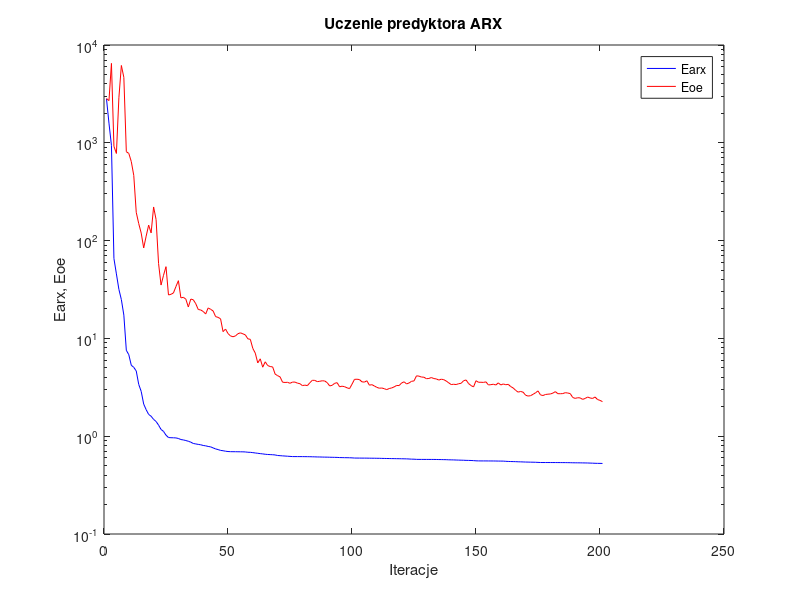
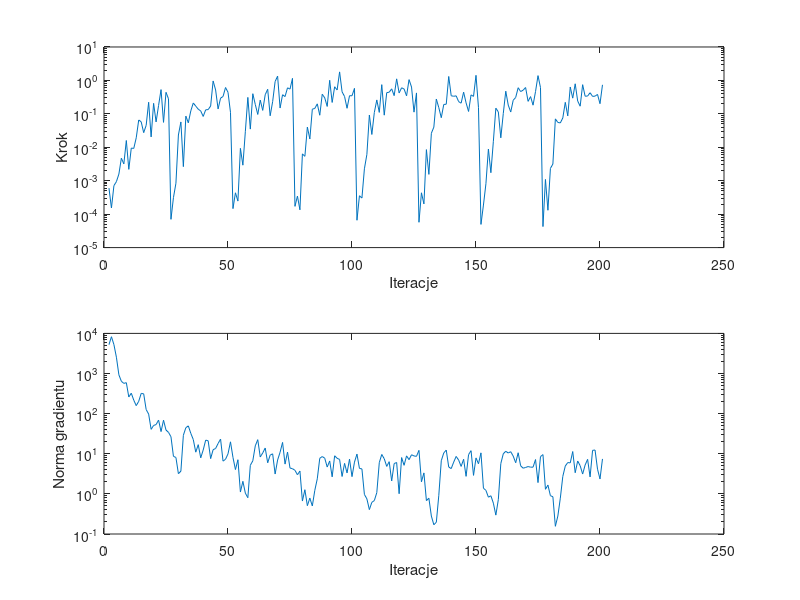

These charts were generated, in order, by the following MATLAB code:
%uczenie predyktora arx
clear all;
n=0; farx(n+1)=2.815189e+003; foe(n+1)=2.837043e+003; wspucz(n+1)=0.000000e+000; ng(n+1)=0.000000e+000;
%odnowa zmiennej metryki
n=1; farx(n+1)=1.589024e+003; foe(n+1)=2.700239e+003; krok(n+1)=6.007544e-004; ng(n+1)=5.231945e+003;
n=2; farx(n+1)=9.416743e+002; foe(n+1)=6.487685e+003; krok(n+1)=1.529326e-004; ng(n+1)=8.260652e+003;
n=3; farx(n+1)=6.562698e+001; foe(n+1)=9.211015e+002; krok(n+1)=7.138862e-004; ng(n+1)=5.250595e+003;
n=4; farx(n+1)=4.565647e+001; foe(n+1)=7.780393e+002; krok(n+1)=9.382450e-004; ng(n+1)=2.548948e+003;
n=5; farx(n+1)=3.175424e+001; foe(n+1)=2.886656e+003; krok(n+1)=1.579878e-003; ng(n+1)=9.277054e+002;
n=6; farx(n+1)=2.492672e+001; foe(n+1)=6.177055e+003; krok(n+1)=4.712379e-003; ng(n+1)=6.399189e+002;
n=7; farx(n+1)=1.730456e+001; foe(n+1)=4.667441e+003; krok(n+1)=3.188662e-003; ng(n+1)=5.674453e+002;
n=8; farx(n+1)=7.562230e+000; foe(n+1)=8.108602e+002; krok(n+1)=1.596002e-002; ng(n+1)=5.915839e+002;
n=9; farx(n+1)=6.809331e+000; foe(n+1)=7.791851e+002; krok(n+1)=2.187783e-003; ng(n+1)=2.597440e+002;
n=10; farx(n+1)=5.314319e+000; foe(n+1)=6.432556e+002; krok(n+1)=9.476825e-003; ng(n+1)=3.233322e+002;
n=11; farx(n+1)=5.059992e+000; foe(n+1)=4.643376e+002; krok(n+1)=9.249673e-003; ng(n+1)=2.164700e+002;
n=12; farx(n+1)=4.645058e+000; foe(n+1)=1.944830e+002; krok(n+1)=1.926189e-002; ng(n+1)=1.582749e+002;
n=13; farx(n+1)=3.386007e+000; foe(n+1)=1.493172e+002; krok(n+1)=6.563449e-002; ng(n+1)=2.031677e+002;
n=14; farx(n+1)=2.870835e+000; foe(n+1)=1.193452e+002; krok(n+1)=5.753341e-002; ng(n+1)=3.196846e+002;
n=15; farx(n+1)=2.131611e+000; foe(n+1)=8.415329e+001; krok(n+1)=2.741623e-002; ng(n+1)=3.118065e+002;
n=16; farx(n+1)=1.867385e+000; foe(n+1)=1.111245e+002; krok(n+1)=4.517978e-002; ng(n+1)=1.264326e+002;
n=17; farx(n+1)=1.670527e+000; foe(n+1)=1.439860e+002; krok(n+1)=2.223238e-001; ng(n+1)=9.747468e+001;
n=18; farx(n+1)=1.599804e+000; foe(n+1)=1.198476e+002; krok(n+1)=2.043074e-002; ng(n+1)=4.059298e+001;
n=19; farx(n+1)=1.485621e+000; foe(n+1)=2.207896e+002; krok(n+1)=2.063035e-001; ng(n+1)=5.078372e+001;
n=20; farx(n+1)=1.414020e+000; foe(n+1)=1.641146e+002; krok(n+1)=5.737813e-002; ng(n+1)=5.333892e+001;
n=21; farx(n+1)=1.297451e+000; foe(n+1)=5.831383e+001; krok(n+1)=1.775417e-001; ng(n+1)=6.908398e+001;
n=22; farx(n+1)=1.172548e+000; foe(n+1)=3.511944e+001; krok(n+1)=5.312625e-001; ng(n+1)=3.567933e+001;
n=23; farx(n+1)=1.119450e+000; foe(n+1)=4.420966e+001; krok(n+1)=5.560984e-002; ng(n+1)=6.860098e+001;
n=24; farx(n+1)=1.024583e+000; foe(n+1)=5.413301e+001; krok(n+1)=4.406062e-001; ng(n+1)=3.901335e+001;
n=25; farx(n+1)=9.691858e-001; foe(n+1)=2.781380e+001; krok(n+1)=2.828655e-001; ng(n+1)=3.419566e+001;
%odnowa zmiennej metryki
n=26; farx(n+1)=9.648417e-001; foe(n+1)=2.823461e+001; krok(n+1)=7.005353e-005; ng(n+1)=2.658222e+001;
n=27; farx(n+1)=9.635996e-001; foe(n+1)=2.915809e+001; krok(n+1)=3.125285e-004; ng(n+1)=8.621845e+000;
n=28; farx(n+1)=9.603338e-001; foe(n+1)=3.387433e+001; krok(n+1)=8.410247e-004; ng(n+1)=8.083156e+000;
n=29; farx(n+1)=9.479126e-001; foe(n+1)=3.891609e+001; krok(n+1)=2.331822e-002; ng(n+1)=3.184658e+000;
n=30; farx(n+1)=9.241742e-001; foe(n+1)=2.597717e+001; krok(n+1)=5.730115e-002; ng(n+1)=3.684048e+000;
n=31; farx(n+1)=9.163394e-001; foe(n+1)=2.631121e+001; krok(n+1)=2.641497e-003; ng(n+1)=2.890058e+001;
n=32; farx(n+1)=9.026714e-001; foe(n+1)=2.518574e+001; krok(n+1)=8.569436e-002; ng(n+1)=4.458374e+001;
n=33; farx(n+1)=8.882660e-001; foe(n+1)=2.095244e+001; krok(n+1)=5.387784e-002; ng(n+1)=4.953034e+001;
n=34; farx(n+1)=8.686071e-001; foe(n+1)=2.524363e+001; krok(n+1)=1.230771e-001; ng(n+1)=3.223739e+001;
n=35; farx(n+1)=8.427669e-001; foe(n+1)=2.483308e+001; krok(n+1)=2.114442e-001; ng(n+1)=2.260506e+001;
n=36; farx(n+1)=8.336410e-001; foe(n+1)=2.262940e+001; krok(n+1)=1.702433e-001; ng(n+1)=1.095666e+001;
n=37; farx(n+1)=8.246148e-001; foe(n+1)=1.975538e+001; krok(n+1)=1.380129e-001; ng(n+1)=1.685491e+001;
n=38; farx(n+1)=8.171643e-001; foe(n+1)=1.953233e+001; krok(n+1)=1.218112e-001; ng(n+1)=7.910488e+000;
n=39; farx(n+1)=8.040524e-001; foe(n+1)=1.885896e+001; krok(n+1)=8.373214e-002; ng(n+1)=1.241593e+001;
n=40; farx(n+1)=7.970894e-001; foe(n+1)=1.776267e+001; krok(n+1)=1.320338e-001; ng(n+1)=2.186192e+001;
n=41; farx(n+1)=7.857006e-001; foe(n+1)=2.049699e+001; krok(n+1)=1.340009e-001; ng(n+1)=2.105755e+001;
n=42; farx(n+1)=7.780313e-001; foe(n+1)=1.983281e+001; krok(n+1)=1.717868e-001; ng(n+1)=7.566866e+000;
n=43; farx(n+1)=7.594421e-001; foe(n+1)=1.908289e+001; krok(n+1)=9.632832e-001; ng(n+1)=1.263489e+001;
n=44; farx(n+1)=7.411669e-001; foe(n+1)=1.670627e+001; krok(n+1)=5.191100e-001; ng(n+1)=1.353474e+001;
n=45; farx(n+1)=7.300715e-001; foe(n+1)=1.641513e+001; krok(n+1)=1.400181e-001; ng(n+1)=1.800956e+001;
n=46; farx(n+1)=7.157379e-001; foe(n+1)=1.585633e+001; krok(n+1)=2.951161e-001; ng(n+1)=2.319799e+001;
n=47; farx(n+1)=7.105944e-001; foe(n+1)=1.173086e+001; krok(n+1)=3.304177e-001; ng(n+1)=6.553691e+000;
n=48; farx(n+1)=7.023427e-001; foe(n+1)=1.245949e+001; krok(n+1)=6.128735e-001; ng(n+1)=7.285289e+000;
n=49; farx(n+1)=6.972359e-001; foe(n+1)=1.121077e+001; krok(n+1)=4.419445e-001; ng(n+1)=9.947422e+000;
n=50; farx(n+1)=6.948507e-001; foe(n+1)=1.060399e+001; krok(n+1)=1.111619e-001; ng(n+1)=1.983632e+001;
%odnowa zmiennej metryki
n=51; farx(n+1)=6.943732e-001; foe(n+1)=1.039435e+001; krok(n+1)=1.464903e-004; ng(n+1)=8.127455e+000;
n=52; farx(n+1)=6.940828e-001; foe(n+1)=1.059900e+001; krok(n+1)=4.356528e-004; ng(n+1)=4.034230e+000;
n=53; farx(n+1)=6.933483e-001; foe(n+1)=1.116530e+001; krok(n+1)=2.460936e-004; ng(n+1)=7.100620e+000;
n=54; farx(n+1)=6.928019e-001; foe(n+1)=1.139904e+001; krok(n+1)=9.307204e-003; ng(n+1)=1.112253e+000;
n=55; farx(n+1)=6.922308e-001; foe(n+1)=1.114444e+001; krok(n+1)=2.918223e-003; ng(n+1)=2.057541e+000;
n=56; farx(n+1)=6.903958e-001; foe(n+1)=1.085729e+001; krok(n+1)=3.010907e-002; ng(n+1)=1.041248e+000;
n=57; farx(n+1)=6.852082e-001; foe(n+1)=9.903894e+000; krok(n+1)=3.103642e-001; ng(n+1)=8.024762e-001;
n=58; farx(n+1)=6.839668e-001; foe(n+1)=9.780571e+000; krok(n+1)=3.500452e-002; ng(n+1)=5.160825e+000;
n=59; farx(n+1)=6.793724e-001; foe(n+1)=7.902958e+000; krok(n+1)=4.004429e-001; ng(n+1)=6.665858e+000;
n=60; farx(n+1)=6.738685e-001; foe(n+1)=7.068980e+000; krok(n+1)=1.914145e-001; ng(n+1)=1.575201e+001;
n=61; farx(n+1)=6.687014e-001; foe(n+1)=5.614886e+000; krok(n+1)=9.595947e-002; ng(n+1)=2.246007e+001;
n=62; farx(n+1)=6.636199e-001; foe(n+1)=6.182638e+000; krok(n+1)=2.583432e-001; ng(n+1)=8.315610e+000;
n=63; farx(n+1)=6.592790e-001; foe(n+1)=5.077680e+000; krok(n+1)=1.269085e-001; ng(n+1)=1.048130e+001;
n=64; farx(n+1)=6.537886e-001; foe(n+1)=5.764124e+000; krok(n+1)=3.730916e-001; ng(n+1)=1.390795e+001;
n=65; farx(n+1)=6.503923e-001; foe(n+1)=5.279613e+000; krok(n+1)=5.436452e-001; ng(n+1)=5.958340e+000;
n=66; farx(n+1)=6.484925e-001; foe(n+1)=5.156667e+000; krok(n+1)=8.764941e-002; ng(n+1)=9.240387e+000;
n=67; farx(n+1)=6.464572e-001; foe(n+1)=5.111372e+000; krok(n+1)=2.317569e-001; ng(n+1)=9.964531e+000;
n=68; farx(n+1)=6.432665e-001; foe(n+1)=4.316458e+000; krok(n+1)=9.282331e-001; ng(n+1)=3.128640e+000;
n=69; farx(n+1)=6.350415e-001; foe(n+1)=4.161002e+000; krok(n+1)=1.342163e+000; ng(n+1)=6.976270e+000;
n=70; farx(n+1)=6.324323e-001; foe(n+1)=4.038873e+000; krok(n+1)=1.495129e-001; ng(n+1)=1.090633e+001;
n=71; farx(n+1)=6.293493e-001; foe(n+1)=3.565988e+000; krok(n+1)=3.730776e-001; ng(n+1)=1.917928e+001;
n=72; farx(n+1)=6.269027e-001; foe(n+1)=3.544126e+000; krok(n+1)=3.288994e-001; ng(n+1)=5.524384e+000;
n=73; farx(n+1)=6.242235e-001; foe(n+1)=3.558520e+000; krok(n+1)=6.007020e-001; ng(n+1)=1.103198e+001;
n=74; farx(n+1)=6.217633e-001; foe(n+1)=3.475209e+000; krok(n+1)=5.491644e-001; ng(n+1)=4.404982e+000;
n=75; farx(n+1)=6.190902e-001; foe(n+1)=3.575380e+000; krok(n+1)=1.153327e+000; ng(n+1)=4.244003e+000;
%odnowa zmiennej metryki
n=76; farx(n+1)=6.189422e-001; foe(n+1)=3.576364e+000; krok(n+1)=1.711903e-004; ng(n+1)=3.867158e+000;
n=77; farx(n+1)=6.188109e-001; foe(n+1)=3.487690e+000; krok(n+1)=3.467612e-004; ng(n+1)=2.998815e+000;
n=78; farx(n+1)=6.186681e-001; foe(n+1)=3.443404e+000; krok(n+1)=1.347782e-004; ng(n+1)=3.709648e+000;
n=79; farx(n+1)=6.185000e-001; foe(n+1)=3.291613e+000; krok(n+1)=6.353015e-003; ng(n+1)=6.632183e-001;
n=80; farx(n+1)=6.180743e-001; foe(n+1)=3.329231e+000; krok(n+1)=5.368339e-003; ng(n+1)=1.270694e+000;
n=81; farx(n+1)=6.175935e-001; foe(n+1)=3.290025e+000; krok(n+1)=4.017797e-002; ng(n+1)=5.079486e-001;
n=82; farx(n+1)=6.170857e-001; foe(n+1)=3.518070e+000; krok(n+1)=1.771116e-002; ng(n+1)=7.863173e-001;
n=83; farx(n+1)=6.160077e-001; foe(n+1)=3.729604e+000; krok(n+1)=1.380129e-001; ng(n+1)=4.999541e-001;
n=84; farx(n+1)=6.150306e-001; foe(n+1)=3.722877e+000; krok(n+1)=1.452529e-001; ng(n+1)=1.225245e+000;
n=85; farx(n+1)=6.135958e-001; foe(n+1)=3.614082e+000; krok(n+1)=1.992696e-001; ng(n+1)=2.376001e+000;
n=86; farx(n+1)=6.131672e-001; foe(n+1)=3.643752e+000; krok(n+1)=9.089589e-002; ng(n+1)=7.721844e+000;
n=87; farx(n+1)=6.119562e-001; foe(n+1)=3.688149e+000; krok(n+1)=3.862514e-001; ng(n+1)=8.518289e+000;
n=88; farx(n+1)=6.110676e-001; foe(n+1)=3.671493e+000; krok(n+1)=3.015923e-001; ng(n+1)=7.756484e+000;
n=89; farx(n+1)=6.106698e-001; foe(n+1)=3.526426e+000; krok(n+1)=1.666671e-001; ng(n+1)=4.669059e+000;
n=90; farx(n+1)=6.094376e-001; foe(n+1)=3.267309e+000; krok(n+1)=1.009068e+000; ng(n+1)=6.613058e+000;
n=91; farx(n+1)=6.086398e-001; foe(n+1)=3.313524e+000; krok(n+1)=2.193298e-001; ng(n+1)=2.660133e+000;
n=92; farx(n+1)=6.077509e-001; foe(n+1)=3.472193e+000; krok(n+1)=6.455021e-001; ng(n+1)=8.901973e+000;
n=93; farx(n+1)=6.069948e-001; foe(n+1)=3.526408e+000; krok(n+1)=5.174513e-001; ng(n+1)=7.692938e+000;
n=94; farx(n+1)=6.046878e-001; foe(n+1)=3.201850e+000; krok(n+1)=1.799493e+000; ng(n+1)=7.226133e+000;
n=95; farx(n+1)=6.041112e-001; foe(n+1)=3.247322e+000; krok(n+1)=4.555491e-001; ng(n+1)=2.716801e+000;
n=96; farx(n+1)=6.031737e-001; foe(n+1)=3.208703e+000; krok(n+1)=3.307424e-001; ng(n+1)=5.759034e+000;
n=97; farx(n+1)=6.027146e-001; foe(n+1)=3.124962e+000; krok(n+1)=1.468011e-001; ng(n+1)=3.328817e+000;
n=98; farx(n+1)=6.020833e-001; foe(n+1)=3.065447e+000; krok(n+1)=3.485301e-001; ng(n+1)=7.343460e+000;
n=99; farx(n+1)=6.005789e-001; foe(n+1)=3.398964e+000; krok(n+1)=3.477470e-001; ng(n+1)=2.691905e+000;
n=100; farx(n+1)=5.979836e-001; foe(n+1)=3.812214e+000; krok(n+1)=5.788951e-001; ng(n+1)=6.198288e+000;
%odnowa zmiennej metryki
n=101; farx(n+1)=5.976728e-001; foe(n+1)=3.824829e+000; krok(n+1)=6.578902e-005; ng(n+1)=9.815233e+000;
n=102; farx(n+1)=5.973759e-001; foe(n+1)=3.794971e+000; krok(n+1)=3.559311e-004; ng(n+1)=4.316086e+000;
n=103; farx(n+1)=5.970296e-001; foe(n+1)=3.598605e+000; krok(n+1)=3.033479e-004; ng(n+1)=4.188865e+000;
n=104; farx(n+1)=5.969283e-001; foe(n+1)=3.572905e+000; krok(n+1)=2.273260e-003; ng(n+1)=9.695694e-001;
n=105; farx(n+1)=5.967275e-001; foe(n+1)=3.688419e+000; krok(n+1)=6.130766e-003; ng(n+1)=7.518404e-001;
n=106; farx(n+1)=5.959211e-001; foe(n+1)=3.324906e+000; krok(n+1)=9.233170e-002; ng(n+1)=4.054245e-001;
n=107; farx(n+1)=5.956373e-001; foe(n+1)=3.365839e+000; krok(n+1)=2.417030e-002; ng(n+1)=6.165354e-001;
n=108; farx(n+1)=5.953546e-001; foe(n+1)=3.265115e+000; krok(n+1)=1.096649e-001; ng(n+1)=6.808392e-001;
n=109; farx(n+1)=5.945857e-001; foe(n+1)=3.160318e+000; krok(n+1)=2.609695e-001; ng(n+1)=1.075978e+000;
n=110; farx(n+1)=5.942949e-001; foe(n+1)=3.095351e+000; krok(n+1)=1.105941e-001; ng(n+1)=6.008741e+000;
n=111; farx(n+1)=5.931698e-001; foe(n+1)=3.111565e+000; krok(n+1)=7.470650e-001; ng(n+1)=9.604152e+000;
n=112; farx(n+1)=5.924322e-001; foe(n+1)=3.060987e+000; krok(n+1)=9.137743e-002; ng(n+1)=7.519830e+000;
n=113; farx(n+1)=5.916573e-001; foe(n+1)=2.995572e+000; krok(n+1)=4.306047e-001; ng(n+1)=4.839502e+000;
n=114; farx(n+1)=5.910729e-001; foe(n+1)=3.071480e+000; krok(n+1)=4.446475e-001; ng(n+1)=6.345930e+000;
n=115; farx(n+1)=5.902415e-001; foe(n+1)=3.116280e+000; krok(n+1)=5.600723e-001; ng(n+1)=2.099374e+000;
n=116; farx(n+1)=5.898729e-001; foe(n+1)=3.193664e+000; krok(n+1)=3.505976e-001; ng(n+1)=5.695904e+000;
n=117; farx(n+1)=5.891558e-001; foe(n+1)=3.301459e+000; krok(n+1)=1.114269e+000; ng(n+1)=6.054454e+000;
n=118; farx(n+1)=5.886736e-001; foe(n+1)=3.293964e+000; krok(n+1)=4.213257e-001; ng(n+1)=1.009110e+000;
n=119; farx(n+1)=5.879279e-001; foe(n+1)=3.499451e+000; krok(n+1)=6.022096e-001; ng(n+1)=8.043272e+000;
n=120; farx(n+1)=5.873223e-001; foe(n+1)=3.599924e+000; krok(n+1)=5.535078e-001; ng(n+1)=5.151491e+000;
n=121; farx(n+1)=5.865251e-001; foe(n+1)=3.426376e+000; krok(n+1)=3.456460e-001; ng(n+1)=8.862206e+000;
n=122; farx(n+1)=5.848665e-001; foe(n+1)=3.500942e+000; krok(n+1)=1.056270e+000; ng(n+1)=7.128958e+000;
n=123; farx(n+1)=5.826438e-001; foe(n+1)=3.640833e+000; krok(n+1)=6.345398e-001; ng(n+1)=9.444213e+000;
n=124; farx(n+1)=5.821609e-001; foe(n+1)=3.676518e+000; krok(n+1)=1.125137e-001; ng(n+1)=8.822731e+000;
n=125; farx(n+1)=5.795990e-001; foe(n+1)=4.142700e+000; krok(n+1)=4.228884e-001; ng(n+1)=8.623215e+000;
%odnowa zmiennej metryki
n=126; farx(n+1)=5.792198e-001; foe(n+1)=4.114062e+000; krok(n+1)=5.720244e-005; ng(n+1)=1.215851e+001;
n=127; farx(n+1)=5.791103e-001; foe(n+1)=4.026566e+000; krok(n+1)=4.356528e-004; ng(n+1)=1.999381e+000;
n=128; farx(n+1)=5.790244e-001; foe(n+1)=4.010387e+000; krok(n+1)=2.025153e-004; ng(n+1)=3.334152e+000;
n=129; farx(n+1)=5.788162e-001; foe(n+1)=3.872351e+000; krok(n+1)=8.521808e-003; ng(n+1)=6.793659e-001;
n=130; farx(n+1)=5.787756e-001; foe(n+1)=3.893702e+000; krok(n+1)=1.548092e-003; ng(n+1)=7.788291e-001;
n=131; farx(n+1)=5.786737e-001; foe(n+1)=3.980016e+000; krok(n+1)=2.633285e-002; ng(n+1)=2.799092e-001;
n=132; farx(n+1)=5.786055e-001; foe(n+1)=3.884279e+000; krok(n+1)=4.002904e-002; ng(n+1)=1.699989e-001;
n=133; farx(n+1)=5.780624e-001; foe(n+1)=3.851793e+000; krok(n+1)=2.774171e-001; ng(n+1)=1.960847e-001;
n=134; farx(n+1)=5.772424e-001; foe(n+1)=3.748875e+000; krok(n+1)=1.533108e-001; ng(n+1)=9.210157e-001;
n=135; farx(n+1)=5.768608e-001; foe(n+1)=3.827735e+000; krok(n+1)=7.672268e-002; ng(n+1)=6.704190e+000;
n=136; farx(n+1)=5.760546e-001; foe(n+1)=3.784076e+000; krok(n+1)=1.909714e-001; ng(n+1)=1.047735e+001;
n=137; farx(n+1)=5.753925e-001; foe(n+1)=3.665795e+000; krok(n+1)=1.942977e-001; ng(n+1)=1.236158e+001;
n=138; farx(n+1)=5.737134e-001; foe(n+1)=3.511868e+000; krok(n+1)=1.312841e+000; ng(n+1)=4.672560e+000;
n=139; farx(n+1)=5.729920e-001; foe(n+1)=3.374144e+000; krok(n+1)=3.477470e-001; ng(n+1)=4.268084e+000;
n=140; farx(n+1)=5.722882e-001; foe(n+1)=3.398095e+000; krok(n+1)=3.355407e-001; ng(n+1)=6.180543e+000;
n=141; farx(n+1)=5.707630e-001; foe(n+1)=3.372917e+000; krok(n+1)=3.457398e-001; ng(n+1)=8.580851e+000;
n=142; farx(n+1)=5.697313e-001; foe(n+1)=3.441568e+000; krok(n+1)=2.320583e-001; ng(n+1)=6.965243e+000;
n=143; farx(n+1)=5.686617e-001; foe(n+1)=3.475397e+000; krok(n+1)=2.085952e-001; ng(n+1)=4.838398e+000;
n=144; farx(n+1)=5.677473e-001; foe(n+1)=3.692003e+000; krok(n+1)=4.461084e-001; ng(n+1)=7.279612e+000;
n=145; farx(n+1)=5.661594e-001; foe(n+1)=3.757555e+000; krok(n+1)=2.134155e-001; ng(n+1)=2.736131e+000;
n=146; farx(n+1)=5.655703e-001; foe(n+1)=3.454697e+000; krok(n+1)=1.178633e-001; ng(n+1)=9.511397e+000;
n=147; farx(n+1)=5.645978e-001; foe(n+1)=3.295828e+000; krok(n+1)=3.691454e-001; ng(n+1)=1.194369e+001;
n=148; farx(n+1)=5.628141e-001; foe(n+1)=3.190389e+000; krok(n+1)=3.333343e-001; ng(n+1)=2.892675e+000;
n=149; farx(n+1)=5.600388e-001; foe(n+1)=3.693721e+000; krok(n+1)=1.420334e+000; ng(n+1)=7.879456e+000;
n=150; farx(n+1)=5.591523e-001; foe(n+1)=3.559089e+000; krok(n+1)=1.538927e-001; ng(n+1)=5.630803e+000;
%odnowa zmiennej metryki
n=151; farx(n+1)=5.588469e-001; foe(n+1)=3.562496e+000; krok(n+1)=4.940788e-005; ng(n+1)=1.053444e+001;
n=152; farx(n+1)=5.588280e-001; foe(n+1)=3.548286e+000; krok(n+1)=1.874926e-004; ng(n+1)=1.382110e+000;
n=153; farx(n+1)=5.587612e-001; foe(n+1)=3.595809e+000; krok(n+1)=8.145474e-004; ng(n+1)=1.223642e+000;
n=154; farx(n+1)=5.584016e-001; foe(n+1)=3.342975e+000; krok(n+1)=8.865514e-003; ng(n+1)=8.267904e-001;
n=155; farx(n+1)=5.583230e-001; foe(n+1)=3.365886e+000; krok(n+1)=1.736904e-003; ng(n+1)=8.977279e-001;
n=156; farx(n+1)=5.580684e-001; foe(n+1)=3.398854e+000; krok(n+1)=1.511435e-002; ng(n+1)=5.874089e-001;
n=157; farx(n+1)=5.575914e-001; foe(n+1)=3.338356e+000; krok(n+1)=1.480267e-001; ng(n+1)=2.955673e-001;
n=158; farx(n+1)=5.568514e-001; foe(n+1)=3.509405e+000; krok(n+1)=1.143175e-001; ng(n+1)=7.187731e-001;
n=159; farx(n+1)=5.565454e-001; foe(n+1)=3.343766e+000; krok(n+1)=1.920518e-002; ng(n+1)=5.681975e+000;
n=160; farx(n+1)=5.563105e-001; foe(n+1)=3.419718e+000; krok(n+1)=1.023855e-001; ng(n+1)=9.979863e+000;
n=161; farx(n+1)=5.536419e-001; foe(n+1)=3.361475e+000; krok(n+1)=4.763389e-001; ng(n+1)=1.152965e+001;
n=162; farx(n+1)=5.520512e-001; foe(n+1)=3.388852e+000; krok(n+1)=1.827549e-001; ng(n+1)=1.043891e+001;
n=163; farx(n+1)=5.508952e-001; foe(n+1)=3.216675e+000; krok(n+1)=1.134226e-001; ng(n+1)=1.125587e+001;
n=164; farx(n+1)=5.501231e-001; foe(n+1)=3.112856e+000; krok(n+1)=2.554195e-001; ng(n+1)=8.743723e+000;
n=165; farx(n+1)=5.492323e-001; foe(n+1)=2.942299e+000; krok(n+1)=3.091610e-001; ng(n+1)=5.972145e+000;
n=166; farx(n+1)=5.475500e-001; foe(n+1)=2.821203e+000; krok(n+1)=6.053697e-001; ng(n+1)=1.059412e+001;
n=167; farx(n+1)=5.467996e-001; foe(n+1)=2.868884e+000; krok(n+1)=4.641165e-001; ng(n+1)=5.015250e+000;
n=168; farx(n+1)=5.455478e-001; foe(n+1)=2.818273e+000; krok(n+1)=5.101414e-001; ng(n+1)=4.362537e+000;
n=169; farx(n+1)=5.441997e-001; foe(n+1)=2.625696e+000; krok(n+1)=6.128735e-001; ng(n+1)=4.556210e+000;
n=170; farx(n+1)=5.435682e-001; foe(n+1)=2.572170e+000; krok(n+1)=2.363480e-001; ng(n+1)=4.797541e+000;
n=171; farx(n+1)=5.425791e-001; foe(n+1)=2.596515e+000; krok(n+1)=3.282103e-001; ng(n+1)=4.633282e+000;
n=172; farx(n+1)=5.422212e-001; foe(n+1)=2.680816e+000; krok(n+1)=1.818254e-001; ng(n+1)=4.631374e+000;
n=173; farx(n+1)=5.412564e-001; foe(n+1)=2.778873e+000; krok(n+1)=4.641165e-001; ng(n+1)=7.180987e+000;
n=174; farx(n+1)=5.398213e-001; foe(n+1)=2.903828e+000; krok(n+1)=1.390988e+000; ng(n+1)=1.910647e+000;
n=175; farx(n+1)=5.383678e-001; foe(n+1)=2.644731e+000; krok(n+1)=6.121507e-001; ng(n+1)=8.490713e+000;
%odnowa zmiennej metryki
n=176; farx(n+1)=5.381762e-001; foe(n+1)=2.605647e+000; krok(n+1)=4.254517e-005; ng(n+1)=9.537341e+000;
n=177; farx(n+1)=5.380898e-001; foe(n+1)=2.669747e+000; krok(n+1)=1.093065e-003; ng(n+1)=1.301247e+000;
n=178; farx(n+1)=5.380749e-001; foe(n+1)=2.689944e+000; krok(n+1)=1.309203e-004; ng(n+1)=1.658834e+000;
n=179; farx(n+1)=5.379943e-001; foe(n+1)=2.702855e+000; krok(n+1)=2.336140e-003; ng(n+1)=9.022491e-001;
n=180; farx(n+1)=5.378806e-001; foe(n+1)=2.759068e+000; krok(n+1)=3.157424e-003; ng(n+1)=8.495876e-001;
n=181; farx(n+1)=5.377900e-001; foe(n+1)=2.854325e+000; krok(n+1)=7.071636e-002; ng(n+1)=1.556007e-001;
n=182; farx(n+1)=5.375658e-001; foe(n+1)=2.721701e+000; krok(n+1)=5.536470e-002; ng(n+1)=2.798773e-001;
n=183; farx(n+1)=5.373434e-001; foe(n+1)=2.718980e+000; krok(n+1)=5.360061e-002; ng(n+1)=7.826943e-001;
n=184; farx(n+1)=5.371820e-001; foe(n+1)=2.726785e+000; krok(n+1)=7.549232e-002; ng(n+1)=2.726922e+000;
n=185; farx(n+1)=5.369808e-001; foe(n+1)=2.786145e+000; krok(n+1)=2.211882e-001; ng(n+1)=4.941528e+000;
n=186; farx(n+1)=5.365309e-001; foe(n+1)=2.764023e+000; krok(n+1)=8.693674e-002; ng(n+1)=6.034763e+000;
n=187; farx(n+1)=5.359574e-001; foe(n+1)=2.726031e+000; krok(n+1)=6.354332e-001; ng(n+1)=5.926774e+000;
n=188; farx(n+1)=5.351089e-001; foe(n+1)=2.488840e+000; krok(n+1)=2.948231e-001; ng(n+1)=1.136415e+001;
n=189; farx(n+1)=5.346769e-001; foe(n+1)=2.435901e+000; krok(n+1)=7.927530e-001; ng(n+1)=3.368120e+000;
n=190; farx(n+1)=5.344232e-001; foe(n+1)=2.475076e+000; krok(n+1)=2.418297e-001; ng(n+1)=6.608081e+000;
n=191; farx(n+1)=5.340844e-001; foe(n+1)=2.463577e+000; krok(n+1)=1.694433e-001; ng(n+1)=5.036095e+000;
n=192; farx(n+1)=5.334964e-001; foe(n+1)=2.380072e+000; krok(n+1)=7.461831e-001; ng(n+1)=3.121723e+000;
n=193; farx(n+1)=5.329391e-001; foe(n+1)=2.432147e+000; krok(n+1)=3.372291e-001; ng(n+1)=5.237942e+000;
n=194; farx(n+1)=5.322954e-001; foe(n+1)=2.514114e+000; krok(n+1)=3.404866e-001; ng(n+1)=7.256361e+000;
n=195; farx(n+1)=5.310463e-001; foe(n+1)=2.460984e+000; krok(n+1)=4.287623e-001; ng(n+1)=2.645079e+000;
n=196; farx(n+1)=5.300148e-001; foe(n+1)=2.432069e+000; krok(n+1)=3.326660e-001; ng(n+1)=1.215767e+001;
n=197; farx(n+1)=5.285509e-001; foe(n+1)=2.516244e+000; krok(n+1)=3.390079e-001; ng(n+1)=1.239603e+001;
n=198; farx(n+1)=5.276663e-001; foe(n+1)=2.371762e+000; krok(n+1)=3.806077e-001; ng(n+1)=4.122566e+000;
n=199; farx(n+1)=5.273836e-001; foe(n+1)=2.324201e+000; krok(n+1)=2.013997e-001; ng(n+1)=2.351871e+000;
n=200; farx(n+1)=5.264417e-001; foe(n+1)=2.256088e+000; krok(n+1)=7.382907e-001; ng(n+1)=7.439418e+000;

figure; semilogy(farx,'b'); hold on; semilogy(foe,'r'); xlabel('Iteracje'); ylabel('Earx, Eoe'); legend('Earx','Eoe'); title('Uczenie predyktora ARX');
figure; subplot(2,1,1); semilogy(krok); xlabel('Iteracje'); ylabel('Krok');
subplot(2,1,2); semilogy(ng); xlabel('Iteracje'); ylabel('Norma gradientu');
Earx=farx(n+1)
Eoe=foe(n+1)
